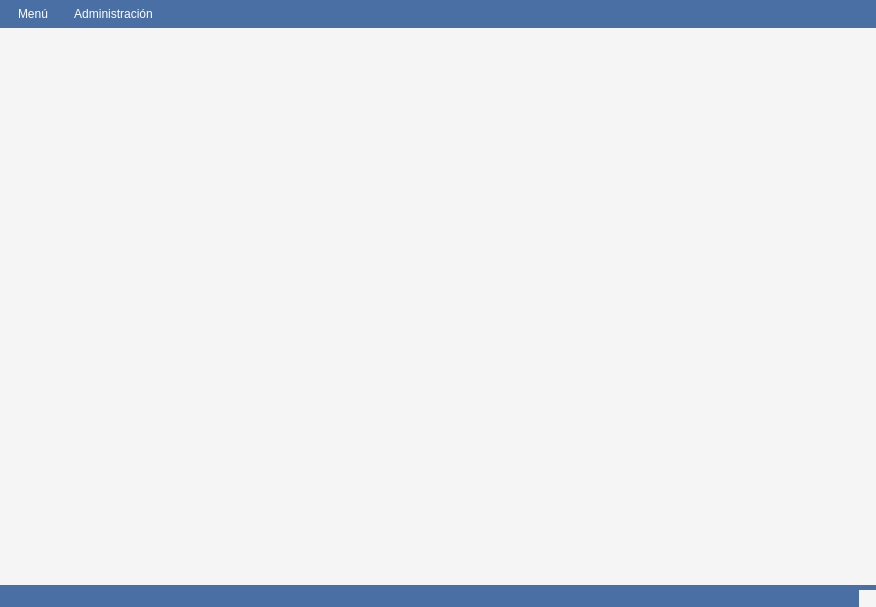
<?xml version="1.0" encoding="UTF-8"?>
<ui version="4.0">
 <class>sentinela</class>
 <widget class="QMainWindow" name="sentinela">
  <property name="geometry">
   <rect>
    <x>0</x>
    <y>0</y>
    <width>876</width>
    <height>607</height>
   </rect>
  </property>
  <property name="windowTitle">
   <string>Sistema Sentinela</string>
  </property>
  <property name="styleSheet">
   <string notr="true">/* Estilos generales */
QWidget {
    font-family: 'Segoe UI', Arial, sans-serif;
    font-size: 12px;
    background-color: #f5f5f5;
}

/* Barra de menú */
QMenuBar {
    background-color: #4a6fa5;
    color: white;
    padding: 2px;
}

QMenuBar::item {
    padding: 5px 10px;
    background: transparent;
    border-radius: 4px;
}

QMenuBar::item:selected {
    background: #3a5a80;
}

QMenuBar::item:pressed {
    background: #2a4a70;
}

/* Menús desplegables */
QMenu {
    background-color: white;
    border: 1px solid #ddd;
}

QMenu::item:selected {
    background-color: #4a6fa5;
    color: white;
}

QMenu::item:disabled {
    color: #999;
}

/* Barra de estado */
QStatusBar {
    background-color: #4a6fa5;
}
</string>
  </property>
  <widget class="QWidget" name="centralwidget">
   <layout class="QVBoxLayout" name="verticalLayout">
    <item>
     <widget class="QStackedWidget" name="stackedWidget"/>
    </item>
   </layout>
  </widget>
  <widget class="QMenuBar" name="menubar">
   <property name="geometry">
    <rect>
     <x>0</x>
     <y>0</y>
     <width>876</width>
     <height>31</height>
    </rect>
   </property>
   <widget class="QMenu" name="menuMenu">
    <property name="title">
     <string>Menú</string>
    </property>
    <addaction name="actionInicio"/>
    <addaction name="actionActivos"/>
    <addaction name="actionAmenazas"/>
    <addaction name="actionImpacto"/>
   </widget>
   <widget class="QMenu" name="menuAdmin">
    <property name="title">
     <string>Administración</string>
    </property>
    <addaction name="actionUsuarios"/>
    <addaction name="actionAuditoria"/>
   </widget>
   <addaction name="menuMenu"/>
   <addaction name="menuAdmin"/>
  </widget>
  <widget class="QStatusBar" name="statusbar"/>
  <action name="actionInicio">
   <property name="text">
    <string>Inicio</string>
   </property>
  </action>
  <action name="actionActivos">
   <property name="text">
    <string>Activos</string>
   </property>
  </action>
  <action name="actionAmenazas">
   <property name="text">
    <string>Amenazas</string>
   </property>
  </action>
  <action name="actionImpacto">
   <property name="text">
    <string>Gestión de Riesgos</string>
   </property>
  </action>
  <action name="actionUsuarios">
   <property name="text">
    <string>Gestión de Usuarios</string>
   </property>
  </action>
  <action name="actionAuditoria">
   <property name="text">
    <string>Auditoría</string>
   </property>
  </action>
 </widget>
 <resources/>
 <connections/>
</ui>
